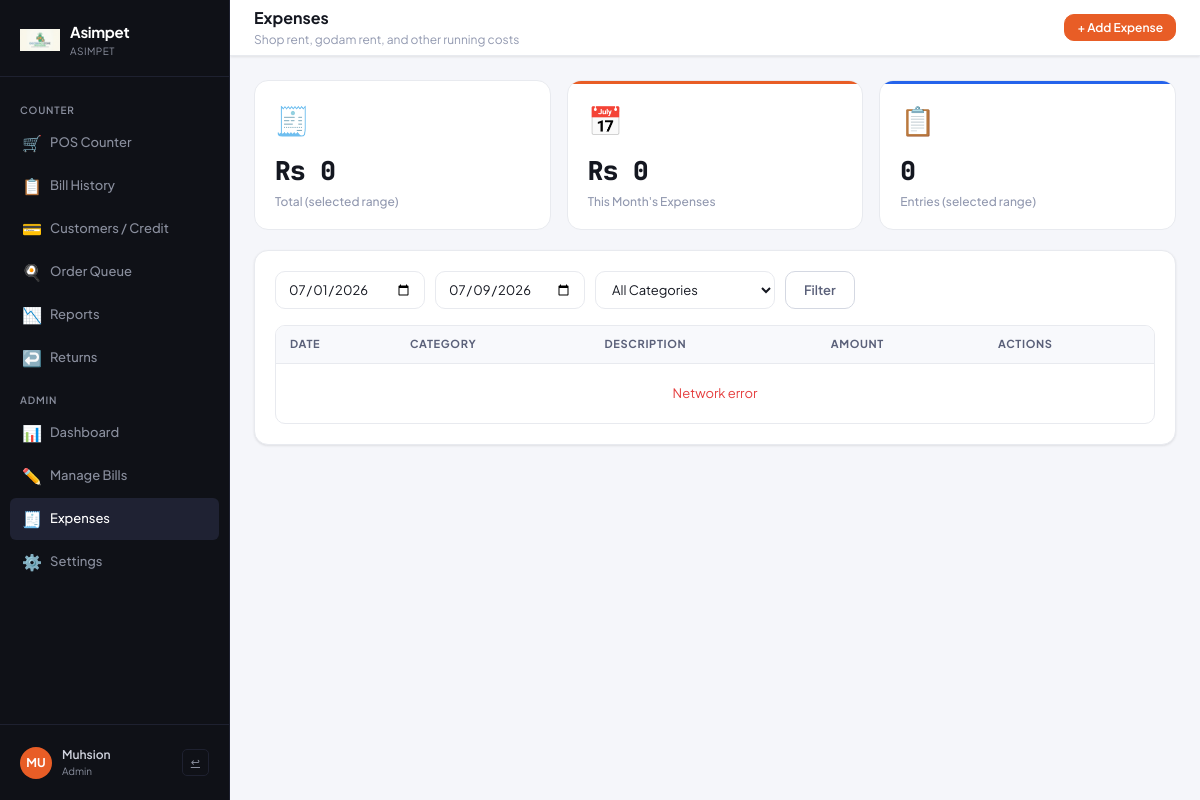
Screenshot of /admin/expenses.php (signed in) with the database file from the repository.
### tables this page shows
CREATE TABLE stores (
            id INTEGER PRIMARY KEY AUTOINCREMENT,
            name TEXT NOT NULL,
            phone TEXT DEFAULT '',
            address TEXT DEFAULT '',
            receipt_footer TEXT DEFAULT 'Thank you!',
            bill_prefix TEXT DEFAULT 'ST',
            tax_rate REAL DEFAULT 5,
            currency TEXT DEFAULT 'Rs',
            is_active INTEGER DEFAULT 1,
            created_at DATETIME DEFAULT CURRENT_TIMESTAMP
        , logo TEXT DEFAULT '');

### includes/db.php (called while the page is built, shortened)
<?php
function baseUrl($path = '') {
    static $base = null;
    if ($base === null) {
        $docRoot  = str_replace('\\', '/', realpath($_SERVER['DOCUMENT_ROOT'] ?? ROOT_PATH) ?: ROOT_PATH);
        $projRoot = str_replace('\\', '/', ROOT_PATH);
        $base     = rtrim(substr($projRoot, strlen($docRoot)), '/');
    }
    return $base . '/' . ltrim($path, '/');
}
function getDB() {
    try {
        $db = new PDO('sqlite:' . DB_FILE);
        $db->setAttribute(PDO::ATTR_ERRMODE, PDO::ERRMODE_EXCEPTION);
        $db->setAttribute(PDO::ATTR_DEFAULT_FETCH_MODE, PDO::FETCH_ASSOC);
        $db->setAttribute(PDO::ATTR_TIMEOUT, 30);
        $db->exec('PRAGMA journal_mode=WAL');
        $db->exec('PRAGMA busy_timeout=5000');
        return $db;
    } catch (Exception $e) {
        error_log('Database error: ' . $e->getMessage());
        die('<h2>Database Error</h2><p>' . htmlspecialchars($e->getMessage()) . '</p>'
            . '<p>Try visiting <a href="' . htmlspecialchars(baseUrl('check.php')) . '">check.php</a> for diagnostics, '
            . 'or delete <code>data/restaurant.db</code> to reset (this removes all data).</p>');
    }
}
function getStore($storeId) {
    $db = getDB();
    $st = $db->prepare("SELECT * FROM stores WHERE id = ?");
    $st->execute([(int)$storeId]);
    return $st->fetch() ?: null;
}
function getStoreSettings($storeId) {
    $store = getStore($storeId);
    $out = [
        'restaurant_name'    => $store['name'],
        'restaurant_address' => $store['address'],
        'restaurant_phone'   => $store['phone'],
        'receipt_footer'     => $store['receipt_footer'],
        'bill_prefix'        => $store['bill_prefix'],
        'tax_rate'           => (string)$store['tax_rate'],
        'currency'           => $store['currency'],
        'store_id'           => (string)$store['id'],
        'store_name'         => $store['name'],
    ];
    $db = getDB();
    $st = $db->prepare("SELECT key, value FROM store_settings WHERE store_id = ?");
    $st->execute([(int)$storeId]);
    foreach ($st->fetchAll() as $r) {
        $out[$r['key']] = $r['value'];
    }
    return $out;
}
?>

### includes/auth.php (called while the page is built, shortened)
<?php
require_once __DIR__ . '/db.php';
function isAdmin() {
    return isset($_SESSION['role']) && in_array($_SESSION['role'], ['admin', 'super_admin'], true);
}
function currentUser() {
    return [
        'id'       => $_SESSION['user_id']  ?? null,
        'username' => $_SESSION['username'] ?? '',
        'name'     => $_SESSION['name']     ?? '',
        'role'     => $_SESSION['role']     ?? '',
        'store_id' => $_SESSION['store_id'] ?? null,
    ];
}

### admin/expenses.php (the view, shortened to what this page needs)
<?php
require_once __DIR__ . '/../includes/auth.php';
require_once __DIR__ . '/../includes/header.php';
$cur = $settings['currency'] ?? 'Rs';
?>
    <div class="topbar">
      <div>
        <div class="page-title">Expenses</div>
        <div class="page-subtitle">Shop rent, godam rent, and other running costs</div>
      </div>
      <div class="topbar-right">
        <button class="btn btn-primary btn-sm" onclick="openAddExpense()">+ Add Expense</button>
      </div>
    </div>
    <div class="content-area">
      <div class="grid-3 mb-20">
        <div class="stat-card red"><div class="stat-icon">🧾</div><div class="stat-value" id="stat-range-total"><?= $cur ?> 0</div><div class="stat-label">Total (selected range)</div></div>
        <div class="stat-card brand"><div class="stat-icon">📅</div><div class="stat-value" id="stat-month-total"><?= $cur ?> 0</div><div class="stat-label">This Month's Expenses</div></div>
        <div class="stat-card blue"><div class="stat-icon">📋</div><div class="stat-value" id="stat-count">0</div><div class="stat-label">Entries (selected range)</div></div>
      </div>
      <div class="card">
        <form id="filter-form" style="display:flex;gap:10px;flex-wrap:wrap;margin-bottom:16px" onsubmit="return false">
          <input class="form-control" style="width:150px" type="date" id="f-date-from">
          <input class="form-control" style="width:150px" type="date" id="f-date-to">
          <select class="form-control" style="width:180px" id="f-category">
            <option value="">All Categories</option>
          </select>
          <button class="btn btn-secondary" onclick="loadExpenses()">Filter</button>
        </form>
        <div class="table-wrap">
          <table class="data-table">
            <thead><tr><th>Date</th><th>Category</th><th>Description</th><th>Amount</th><th>Actions</th></tr></thead>
            <tbody id="exp-tbody"><tr><td colspan="5" style="text-align:center;padding:30px;color:var(--text3)">Loading…</td></tr></tbody>
          </table>
        </div>
      </div>
    </div>
<?php require_once __DIR__ . '/../includes/footer.php'; ?>

### includes/header.php (shortened to what this page needs)
<?php
require_once __DIR__ . '/auth.php';
$user = currentUser();
$storeId = currentStoreId();
if ($storeId) {
    $settings = getStoreSettings($storeId);
    $currentStore = getStore($storeId);
} else {
    $settings = getSettings();
    $currentStore = null;
}
$currentPage = basename($_SERVER['PHP_SELF'], '.php');
$B = function($p='') { return baseUrl($p); };
?>
<!DOCTYPE html>
<html lang="en">
<head>
<link rel="stylesheet" href="<?= baseUrl('assets/css/style.css') ?>">
</head>
<body data-tax="<?= (float)($settings['tax_rate'] ?? 5) ?>">
<div class="app-shell">
  <aside class="sidebar">
    <div class="sidebar-logo">
      <div class="logo-mark">
        <?php if ($currentStore && !empty($currentStore['logo'])): ?>
        <img src="<?= baseUrl($currentStore['logo']) ?>" alt="" style="width:40px;height:40px;border-radius:8px;object-fit:contain">
        <?php else: ?>
        <img src="<?= baseUrl('assets/default-logo.png') ?>" alt="" style="width:40px;height:40px;border-radius:8px;object-fit:contain">
        <?php endif; ?>
        <div>
          <div class="logo-text"><?= htmlspecialchars($settings['restaurant_name'] ?? 'POS') ?></div>
          <div class="logo-sub"><?= $storeId ? htmlspecialchars($currentStore['name'] ?? 'Store #' . $storeId) : 'Super Admin' ?></div>
        </div>
      </div>
    </div>
    <nav class="sidebar-nav">
      <?php if ($storeId): ?>
      <div class="nav-section-label">Counter</div>
      <a href="<?= $B('index.php') ?>" class="nav-item <?= $currentPage==='index'?'active':'' ?>">
        <span class="nav-icon">🛒</span> POS Counter
      </a>
      <a href="<?= $B('bills.php') ?>" class="nav-item <?= $currentPage==='bills'?'active':'' ?>">
        <span class="nav-icon">📋</span> Bill History
      </a>
      <a href="<?= $B('customers.php') ?>" class="nav-item <?= $currentPage==='customers'?'active':'' ?>">
        <span class="nav-icon">💳</span> Customers / Credit
      </a>
      <a href="<?= $B('queue.php') ?>" class="nav-item <?= $currentPage==='queue'?'active':'' ?>" id="nav-queue">
        <span class="nav-icon">🍳</span> Order Queue
      </a>
      <a href="<?= $B('admin/reports.php') ?>" class="nav-item <?= $currentPage==='reports'?'active':'' ?>">
        <span class="nav-icon">📉</span> Reports
      </a>
      <a href="<?= $B('admin/returns.php') ?>" class="nav-item <?= $currentPage==='returns'?'active':'' ?>">
        <span class="nav-icon">↩️</span> Returns
      </a>
      <?php endif; ?>
      <?php if (isAdmin()): ?>
      <div class="nav-section-label">Admin</div>
      <?php if ($storeId): ?>
      <a href="<?= $B('admin/dashboard.php') ?>" class="nav-item <?= $currentPage==='dashboard'?'active':'' ?>">
        <span class="nav-icon">📊</span> Dashboard
      </a>
      <?php endif; ?>
      <?php if ($storeId): ?>
      <a href="<?= $B('admin/bills-admin.php') ?>" class="nav-item <?= $currentPage==='bills-admin'?'active':'' ?>">
        <span class="nav-icon">✏️</span> Manage Bills
      </a>
      <a href="<?= $B('admin/expenses.php') ?>" class="nav-item <?= $currentPage==='expenses'?'active':'' ?>">
        <span class="nav-icon">🧾</span> Expenses
      </a>
      <?php endif; ?>
      <?php if ($storeId): ?>
      <a href="<?= $B('admin/settings.php') ?>" class="nav-item <?= $currentPage==='settings'?'active':'' ?>">
        <span class="nav-icon">⚙️</span> Settings
      </a>
      <?php endif; ?>
      <?php endif; ?>
    </nav>
    <div class="sidebar-footer">
      <div class="user-card">
        <div class="user-avatar"><?= strtoupper(substr($user['name'] ?: $user['username'], 0, 2)) ?></div>
        <div>
          <div class="user-name"><?= htmlspecialchars($user['name'] ?: $user['username']) ?></div>
          <div class="user-role"><?= htmlspecialchars(str_replace('_', ' ', $user['role'])) ?></div>
        </div>
        <a href="<?= $B('logout.php') ?>" class="logout-btn" title="Logout">↩</a>
      </div>
    </div>
  </aside>
  <div class="main">

### rows the page displays
stores: name "Asimpet", name "ASIMPET", currency "Rs"

### other values shown
substr($user['name'] ?: $user['username'], 0, 2) "MU"
$user['name'] ?: $user['username'] "Muhsion"
str_replace('_', ' ', $user['role']) "Admin"
